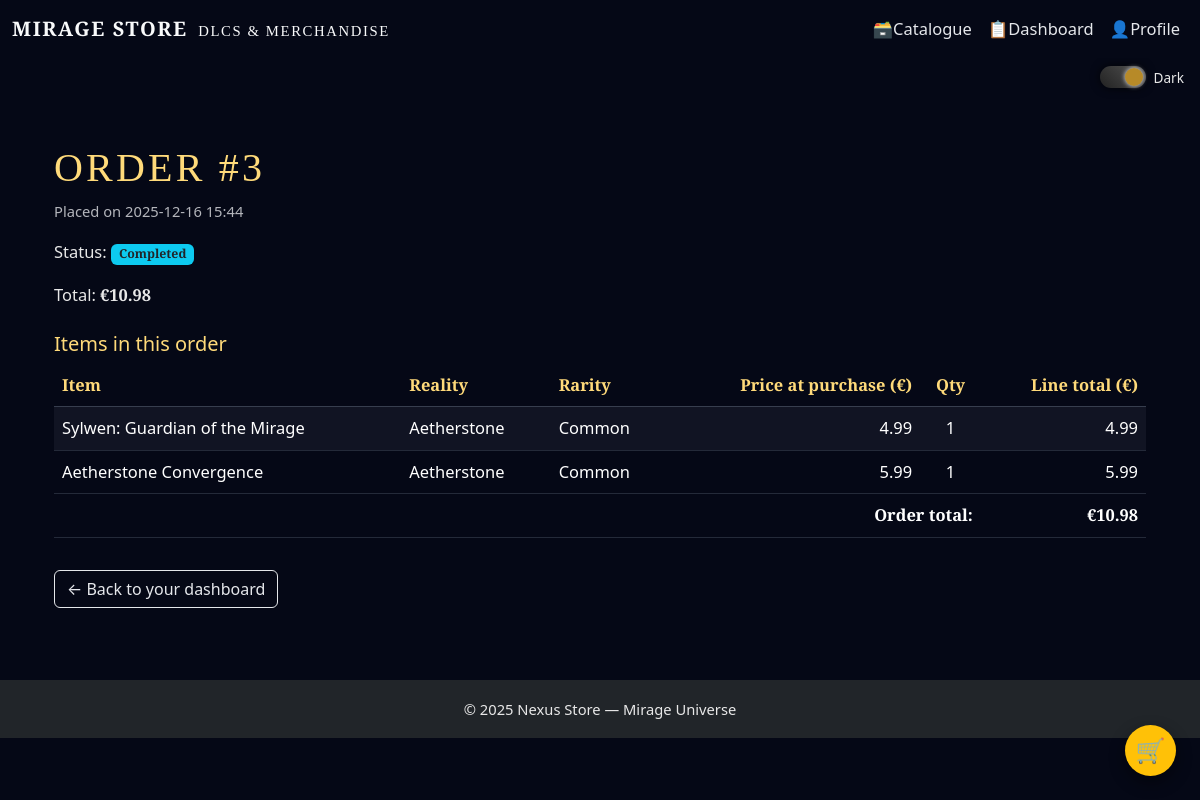
The app's page /accounts/orders/3/ (signed in) with its own data.
### core/models.py (models this page shows, shortened)
class Order(models.Model):
    STATUS_CHOICES = [
        ("pending", "Pending"),
        ("completed", "Completed"),
        ("cancelled", "Cancelled"),
    ]
    user = models.ForeignKey(
        User,
        on_delete=models.CASCADE,
        related_name="orders",
    )
    created_at = models.DateTimeField(auto_now_add=True)
    status = models.CharField(
        max_length=20,
        choices=STATUS_CHOICES,
        default="completed",
    )
    total_price = models.DecimalField(
        max_digits=8,
        decimal_places=2,
        default=Decimal("0.00"),
    )

class OrderItem(models.Model):
    order = models.ForeignKey(
        Order,
        on_delete=models.CASCADE,
        related_name="items",
    )
    item = models.ForeignKey(
        Item,
        on_delete=models.PROTECT,
        related_name="order_items",
    )
    quantity = models.PositiveIntegerField(default=1)
    price_at_purchase = models.DecimalField(max_digits=7, decimal_places=2)
    def line_total(self) -> Decimal:
        return self.price_at_purchase * self.quantity

class Item(models.Model):
    label = models.CharField(max_length=100)
    category = models.ForeignKey(
        Category,
        on_delete=models.PROTECT,
        related_name="items",
    )
    subcategory = models.ForeignKey(
        SubCategory,
        on_delete=models.PROTECT,
        related_name="items",
    )
    description = models.TextField(blank=True)
    price = models.DecimalField(max_digits=7, decimal_places=2)
    element = models.CharField(max_length=30, blank=True)
    reality_fragment = models.CharField(max_length=50, blank=True)
    rarity = models.CharField(
        max_length=20,
        choices=RARITY_CHOICES,
        default="common",
    )
    image_url = models.CharField(
        max_length=200,
        blank=True,
        help_text="Path under static/, e.g. 'images/items/emberwreath-longbow.png'",
    )
    created_at = models.DateTimeField(auto_now_add=True)

### accounts/views.py (the view)
# urls.py: path("orders/<int:order_id>/", views.order_detail_view, name="order_detail"),
@login_required
def order_detail_view(request, order_id):
    order = get_object_or_404(Order, pk=order_id, user=request.user)
    order_items = OrderItem.objects.filter(order=order).select_related("item")
    context = {
        "order": order,
        "order_items": order_items,
    }
    return render(request, "accounts/order_detail.html", context)

### accounts/templates/accounts/order_detail.html (shortened to what this page needs)
{% extends "core/layout.html" %}
{% block content %}
<div class="container py-4">
    <h1 class="page-title">Order #{{ order.id }}</h1>
    <p class="text-muted small">
        Placed on {{ order.created_at|date:"Y-m-d H:i" }}
    </p>
    <p>
        Status:
        <span class="badge bg-info text-dark">{{ order.status|title }}</span>
    </p>
    <p>
        Total:
        <strong>€{{ order.total_price }}</strong>
    </p>
    <h2 class="h5 mt-4">Items in this order</h2>
    {% if order_items %}
        <div class="table-responsive mt-2">
            <table class="table table-dark table-striped align-middle">
                <thead>
                    <tr>
                        <th>Item</th>
                        <th>Reality</th>
                        <th>Rarity</th>
                        <th class="text-end">Price at purchase (€)</th>
                        <th class="text-center">Qty</th>
                        <th class="text-end">Line total (€)</th>
                    </tr>
                </thead>
                <tbody>
                {% for row in order_items %}
                    <tr>
                        <td>{{ row.item.label }}</td>
                        <td>{{ row.item.reality_fragment|default:"–" }}</td>
                        <td>{{ row.item.get_rarity_display }}</td>
                        <td class="text-end">{{ row.price_at_purchase }}</td>
                        <td class="text-center">{{ row.quantity }}</td>
                        <td class="text-end">{{ row.line_total }}</td>
                    </tr>
                {% endfor %}
                </tbody>
                <tfoot>
                    <tr>
                        <th colspan="5" class="text-end">Order total:</th>
                        <th class="text-end">€{{ order.total_price }}</th>
                    </tr>
                </tfoot>
            </table>
        </div>
    {% else %}
        <p class="small mt-2">
            This order has no items (this normally should not happen).
        </p>
    {% endif %}
    <a href="{% url 'dashboard' %}" class="btn btn-outline-light mt-3">
        ← Back to your dashboard
    </a>
</div>
{% endblock %}

### core/static/css-files/global.css (style rules this page uses)
*, *::before, *::after { box-sizing: border-box; }
body { font-family: "Cormorant Garamond", system-ui, -apple-system, BlinkMacSystemFont, "Segoe UI", sans-serif; }
.mirage-hero-title, .navbar-brand, .page-title { font-family: "Cinzel", serif; letter-spacing: 0.08em; text-transform: uppercase; }
html { font-size: 16px; }
body { font-size: 1.03rem; line-height: 1.6; font-weight: 500; -webkit-font-smoothing: antialiased; text-rendering: optimizeLegibility; }
.small, small { font-size: 0.92rem; }
.mirage-hero-title, .navbar-brand, .page-title { font-family: "Cinzel Decorative", "Cinzel", serif; }

### core/static/css-files/theme-dark.css (style rules this page uses)
body.dark-theme { background-color: #050816; color: #f3f4f6; }
body.dark-theme h1, body.dark-theme h2, body.dark-theme h3, body.dark-theme h4, body.dark-theme h5, body.dark-theme h6 { color: #ffda7a; }
body.dark-theme p, body.dark-theme li, body.dark-theme small, body.dark-theme label, body.dark-theme span { color: #e8e8e8; }
body.dark-theme a { color: #ffda7a; text-decoration: none; }
body.dark-theme .btn-outline-light { border-color: #e5e7eb; color: #e5e7eb; }
body.dark-theme .page-title { color: #ffda7a; }
body.dark-theme .text-muted, body.dark-theme .text-secondary, body.dark-theme .text-body-secondary, body.dark-theme .text-black-50 { color: rgba(229, 231, 235, 0.78) !important; }
body.dark-theme .table { color: #e5e7eb; --bs-table-bg: transparent; --bs-table-striped-bg: rgba(148, 163, 184, 0.08); --bs-table-hover-bg: rgba(255, 218, 122, 0.10); border-color: rgba(148, 163, 184, 0.25); }
body.dark-theme .table thead th { color: #ffda7a; border-bottom-color: rgba(148, 163, 184, 0.35); }
body.dark-theme .table td, body.dark-theme .table th { border-color: rgba(148, 163, 184, 0.22); }

### records on screen
Order: id "3", created_at "2025-12-16 15:44", status "Completed", total_price "10.98"
OrderItem: item.label "Sylwen: Guardian of the Mirage", item.reality_fragment "Aetherstone", item.rarity "Common", price_at_purchase "4.99", quantity "1", line_total "4.99"
OrderItem: item.label "Aetherstone Convergence", item.reality_fragment "Aetherstone", item.rarity "Common", price_at_purchase "5.99", quantity "1", line_total "5.99"
